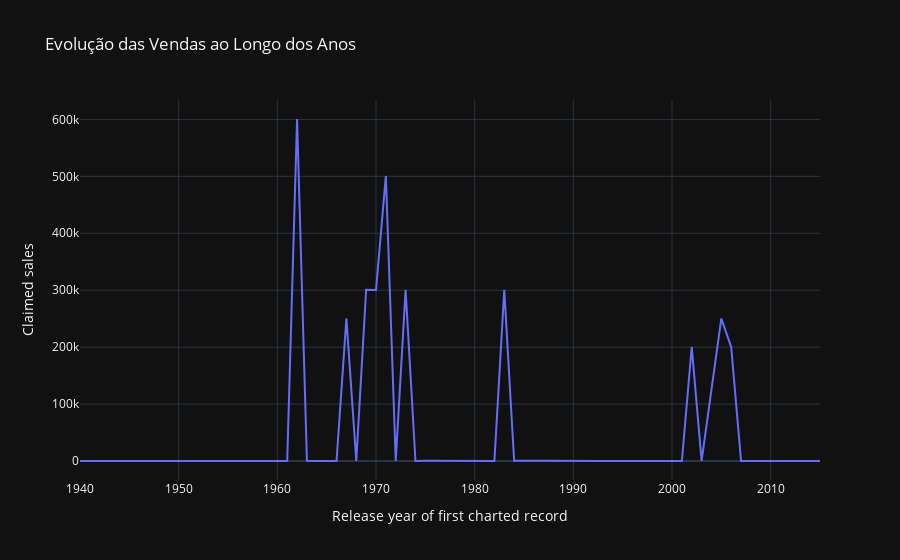

The cell this chart's notebook holds for it:
### Markdown cell above
## Gráfico de Linha de Evolução das Vendas:

Gráfico de linha para mostrar a evolução agregada das vendas ao longo dos anos.

### Code cell
sales_over_time = df.groupby('Release year of first charted record')['Claimed sales'].sum().reset_index()
fig = px.line(sales_over_time, x='Release year of first charted record', y='Claimed sales', title='Evolução das Vendas ao Longo dos Anos')
fig.show()

### Figure 1 — Plotly figure (JSON) as saved in the notebook; plotly's stock layout.template omitted (floating-point values rounded to 4 significant figures)
{"data": [{"hovertemplate": "Release year of first charted record=%{x}<br>Claimed sales=%{y}<extra></extra>", "legendgroup": "", "line": {"color": "#636efa", "dash": "solid"}, "marker": {"symbol": "circle"}, "mode": "lines", "name": "", "orientation": "v", "showlegend": false, "x": [1940, 1956, 1960, 1961, 1962, 1963, 1964, 1965, 1966, 1967, 1968, 1969, 1970, 1971, 1972, 1973, 1974, 1975, 1977, 1978, 1979, 1980, 1981, 1982, 1983, 1984, 1987, 1988, 1989, 1990, 1991, 1993, 1994, 1995, 1996, 1998, 1999, 2000, 2001, 2002, 2003, 2005, 2006, 2007, 2008, 2009, 2010, 2011, 2012, 2013, 2015], "xaxis": "x", "y": [150.0, 590.0, 180.0, 75.0, 600700.0, 620.0, 100.0, 100.0, 200.0, 250500.0, 370.0, 300700.0, 300600.0, 500700.0, 350.0, 300600.0, 175.0, 475.0, 280.0, 355.0, 175.0, 225.0, 440.0, 100.0, 300600.0, 595.0, 295.0, 100.0, 170.0, 295.0, 150.0, 100.0, 245.0, 195.0, 200.0, 400.0, 440.0, 200.0, 90.0, 200400.0, 160.0, 250400.0, 200200.0, 155.0, 387.0, 320.0, 250.0, 150.0, 75.0, 160.0, 80.0], "yaxis": "y", "type": "scatter"}], "layout": {"xaxis": {"anchor": "y", "domain": [0.0, 1.0], "title": {"text": "Release year of first charted record"}}, "yaxis": {"anchor": "x", "domain": [0.0, 1.0], "title": {"text": "Claimed sales"}}, "legend": {"tracegroupgap": 0}, "title": {"text": "Evolução das Vendas ao Longo dos Anos"}}}
